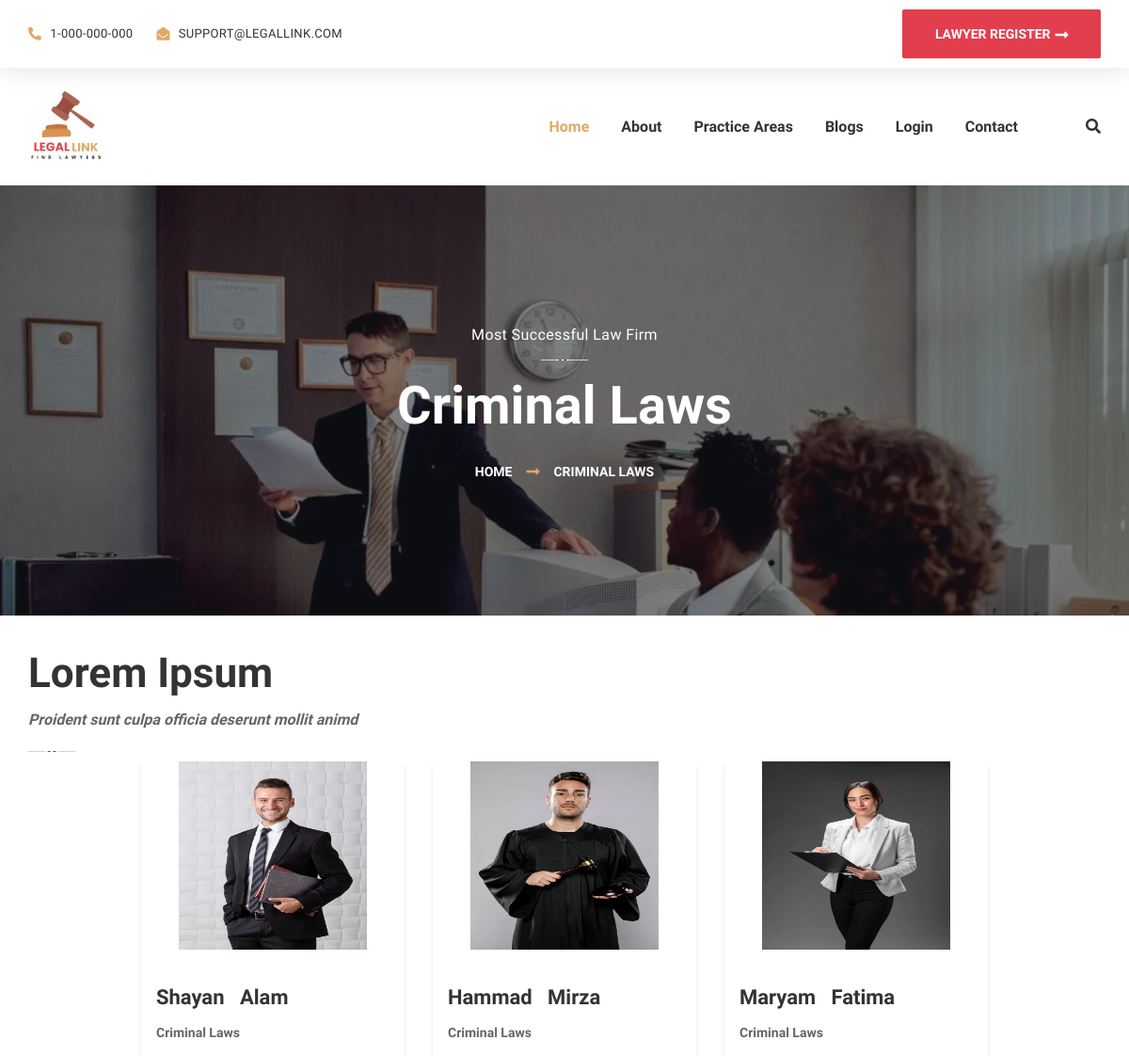
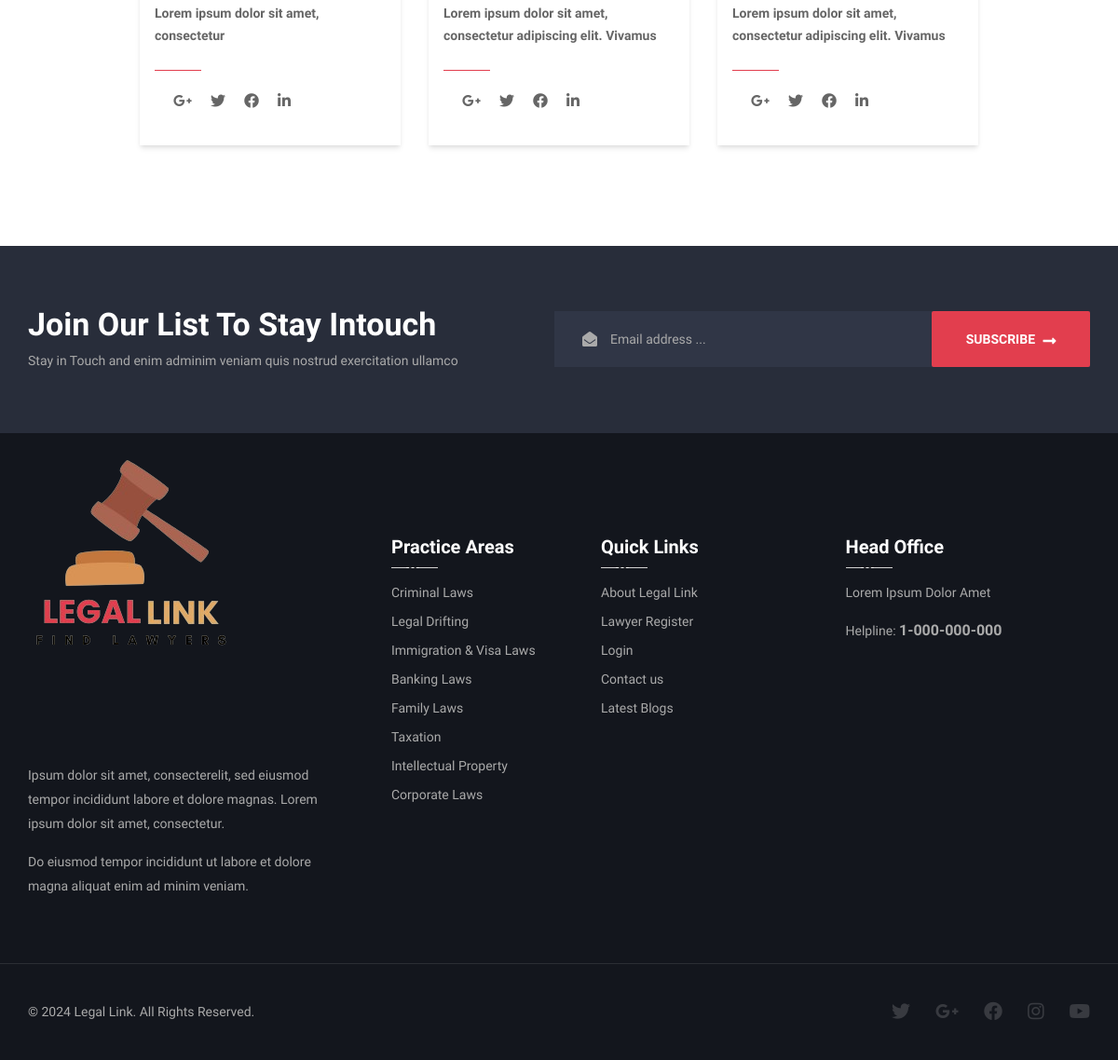
Page /practice-area.php?slug=ciminal-laws on the committed database (2 pictures, top to bottom).
### tables this page shows
CREATE TABLE `practiceareas` (
  `id` int(11) NOT NULL,
  `name` varchar(255) NOT NULL,
  `slug` varchar(255) NOT NULL,
  `image` varchar(255) DEFAULT NULL,
  `description` text DEFAULT NULL,
  `visible` int(11) DEFAULT 0,
  `created_at` datetime NOT NULL
);

CREATE TABLE `lawyers` (
  `id` int(11) NOT NULL,
  `first_name` varchar(191) NOT NULL,
  `last_name` varchar(191) NOT NULL,
  `father_name` varchar(191) NOT NULL,
  `email` varchar(191) NOT NULL,
  `password` text NOT NULL,
  `picture` varchar(255) NOT NULL,
  `address` text NOT NULL,
  `locality` varchar(255) NOT NULL,
  `district` varchar(255) NOT NULL,
  `province` varchar(255) NOT NULL,
  `country` varchar(255) DEFAULT 'Pakistan',
  `postal_code` int(11) NOT NULL,
  `cnic_no` bigint(20) NOT NULL,
  `date_of_birth` varchar(101) NOT NULL,
  `martial_status` varchar(101) NOT NULL,
  `gender` varchar(1) NOT NULL,
  `mobile_num` bigint(20) NOT NULL,
  `whatsapp_num` bigint(20) NOT NULL,
  `degree` varchar(191) NOT NULL,
  `uni_clg` varchar(101) NOT NULL,
  `degree_complete` varchar(101) NOT NULL,
  `city_legal_practice` varchar(101) NOT NULL,
  `enrollment_year` varchar(191) NOT NULL,
  `enrollment_type` varchar(191) NOT NULL,
  `expertise` int(11) NOT NULL,
  `aboutLawyer` text NOT NULL,
  `facebook` varchar(255) NOT NULL,
  `twitter` varchar(255) NOT NULL,
  `linkedin` varchar(255) NOT NULL,
  `instagram` varchar(255) NOT NULL,
  `created_at` timestamp NOT NULL DEFAULT current_timestamp(),
  `approve` int(11) NOT NULL DEFAULT 0
);

### practice-area.php (the view, shortened to what this page needs)
<!DOCTYPE html>
<html lang="en">
<head>
    <link rel="stylesheet" href="assets/css/animate.css">
    <link rel="stylesheet" href="assets/css/bootstrap.min.css">
    <link rel="stylesheet" href="assets/css/bootstrap-datepicker.min.css">
    <link rel="stylesheet" href="assets/css/bootstrap-select.min.css">
    <link rel="stylesheet" href="assets/css/hover-min.css">
    <link rel="stylesheet" href="assets/css/magnific-popup.css">
    <link rel="stylesheet" href="assets/css/owl.carousel.min.css">
    <link rel="stylesheet" href="assets/css/owl.theme.default.min.css">
    <link rel="stylesheet" href="assets/plugins/opklim-icons/style.css">
    <link rel="stylesheet" href="assets/plugins/fontawesome-5/css/all.min.css">
    <link rel="stylesheet" href="assets/css/nouislider.css">
    <link rel="stylesheet" href="assets/css/nouislider.pips.css">
    <link rel="stylesheet" href="assets/css/jquery.bootstrap-touchspin.min.css">
    <link rel="stylesheet" href="assets/css/jquery.mCustomScrollbar.min.css">
    <link rel="stylesheet" href="assets/css/practice-area.css">
    <link rel="stylesheet" href="assets/css/style.css">
    <link rel="stylesheet" href="assets/css/responsive.css">
</head>
<body>
    <div class="page-wrapper">
        <?php include("assets/inc/nav-bar.php") ?>
        <?php if(isset($_GET['slug'])){$slug=mysqli_real_escape_string($conn,$_GET['slug']);$sql=mysqli_query($conn,"SELECT id, name FROM `practiceareas` WHERE slug = '$slug'");$practiceAreaId=0;$name='';while($row=mysqli_fetch_assoc($sql)){$practiceAreaId=$row['id'];$name=$row['name'];};$sql1=mysqli_query($conn,"SELECT l.first_name, l.id, l.aboutLawyer, l.email, l.picture, l.mobile_num, l.last_name, p.name AS expertise
            FROM lawyers AS l
            INNER JOIN practiceareas AS p ON l.expertise = p.id
            WHERE l.expertise = $practiceAreaId and l.approve = 1");if(mysqli_num_rows($sql1)>0){ ?>
                <section class="inner-banner inner-banner__overlay-two" style="background-image: url(assets/images/background/practice-area.webp); background-size: cover;">
                    <div class="container">
                        <p class="inner-banner__tag-line">Most Successful Law Firm</p>
                        <h2 class="inner-banner__title"><?=$name?></h2>
                        <ul class="list-unstyled thm-breadcrumb">
                            <li><a href="index.html">Home</a></li>
                            <li><?=$name?></li>
                        </ul>
                    </div>
                </section>
                <section class="team-two">
                    <div class="container py-5">
                        <div class="block-title text-left">
                            <h3 class="block-title__title">Lorem Ipsum</h3>
                            <p class="block-title__text-two">Proident sunt culpa officia deserunt mollit animd</p>
                        </div>
                        <div class="law-cont d-flex ">
                            <?php while($row1=mysqli_fetch_assoc($sql1)){ ?>
                                <div class="lawyer">
                                    <div class="team-two__single">
                                        <div class="team-two__image">
                                            <img src="assets/images/lawyers/<?=$row1['picture']?>" alt="Awesome Image" />
                                        </div>
                                        <div class="team-two__content px-3">
                                            <a href="lawyer-profile.php?id=<?=$row1['id']?>" class="team-two__name"><?=$row1['first_name']?> &nbsp; <?=$row1['last_name']?></>
                                            <p class="team-two__designation"><?=$row1['expertise']?></p>
                                            <p class="team-two__text"><?=$row1['aboutLawyer']?></p>
                                            <div class="team-two__social">
                                                <a href="#" class="fab fa-google-plus-g"></a>
                                                <a href="#" class="fab fa-twitter"></a>
                                                <a href="#" class="fab fa-facebook"></a>
                                                <a href="#" class="fab fa-linkedin-in"></a>
                                            </div>
                                        </div>
                                    </div>
                                </div>
                            <?php } ?>
                        </div>
                    </div>
                </section>
        <?php }else{include("assets/inc/nothing-found.php");}}else{include("assets/inc/nothing-found.php");} ?>
        <?php include("assets/inc/footer.php") ?>
    </div>
</body>
</html>

### assets/inc/footer.php (shortened to what this page needs)
<?php include("db_conn.php") ?>
<section class="mailchimp-one">
  <div class="container">
    <div class="row align-items-center no-gutters">
      <div class="col-xl-5">
        <div class="mailchimp-one__content">
          <h3 class="mailchimp-one__title">
            Join Our List To Stay Intouch
          </h3>
          <p class="mailchimp-one__text">
            Stay in Touch and enim adminim veniam quis nostrud
            exercitation ullamco
          </p>
        </div>
      </div>
      <div class="col-xl-7">
        <form action="#" class="mailchimp-one__form mc-form" data-url="https://xyz.us18.list-manage.com/subscribe/post?u=20e91746ef818cd941998c598&amp;id=cc0ee8140e">
          <i class="fas fa-envelope-open mailchimp-one__icon"></i>
          <input type="email" id="mc-email" placeholder="Email address ..." name="subs" required />
          <button type="submit" class="thm-btn mailchimp-one__btn">
            subscribe <i class="fas fa-long-arrow-alt-right"></i>
          </button>
        </form>
      </div>
    </div>
  </div>
</section>
<footer class="site-footer">
  <div class="container">
    <div class="row">
      <div class="col-xl-4 col-lg-6">
        <div class="footer-widget pt-4">
          <a href="index.php" class="footer-widget__logo"><img src="assets/logo.png" alt="Awesome Image" /></a>
          <p class="footer-widget__text">
            Ipsum dolor sit amet, consecterelit, sed eiusmod <br />
            tempor incididunt labore et dolore magnas. Lorem <br />
            ipsum dolor sit amet, consectetur.
          </p>
          <p class="footer-widget__text">
            Do eiusmod tempor incididunt ut labore et dolore <br />
            magna aliquat enim ad minim veniam.
          </p>
        </div>
      </div>
      <div class="col-xl-2 col-lg-6">
        <div class="footer-widget">
          <h3 class="footer-widget__title">Practice Areas</h3>
          <ul class="footer-widget__links list-unstyled">
            <?php
            $sql = mysqli_query($conn, "SELECT * FROM `practiceareas` WHERE visible = 1");
            if (mysqli_num_rows($sql) > 0) {
              foreach ($sql as $practice) {
            ?>
                <li><a href="practice-area.php?slug=<?= $practice['slug'] ?>"><?= $practice['name'] ?></a></li>
            <?php
              }
            }
            ?>
          </ul>
        </div>
      </div>
      <div class="col-xl-3 col-lg-6">
        <div class="footer-widget footer-widget__quick-link">
          <h3 class="footer-widget__title">Quick Links</h3>
          <ul class="footer-widget__links list-unstyled">
            <li><a href="about.php">About Legal Link</a></li>
            <li><a href="lawyer-register.php">Lawyer Register</a></li>
            <li><a href="login.php">Login</a></li>
            <li><a href="contact.php">Contact us</a></li>
            <li><a href="blog-classic.php">Latest Blogs</a></li>
          </ul>
        </div>
      </div>
      <div class="col-xl-3 col-lg-6">
        <div class="footer-widget">
          <h3 class="footer-widget__title">Head Office</h3>
          <p class="footer-widget__text">
            Lorem Ipsum Dolor Amet
          </p>
          <p class="footer-widget__text footer-widget__contact-info">
            <span>Helpline: </span>
            <a href="tel:1-000-000-000">1-000-000-000</a>
          </p>
        </div>
      </div>
    </div>
  </div>
</footer>
<div class="site-footer__bottom">
  <div class="container">
    <p class="site-footer__copy">
      © 2024 Legal Link. All Rights Reserved.
    </p>
    <div class="site-footer__social">
      <a href="#" class="fab fa-twitter"></a>
      <a href="#" class="fab fa-google-plus-g"></a>
      <a href="#" class="fab fa-facebook"></a>
      <a href="#" class="fab fa-instagram"></a>
      <a href="#" class="fab fa-youtube"></a>
    </div>
  </div>
</div>

### assets/css/practice-area.css (style rules this page uses)
.law-cont { flex-wrap:wrap;gap:30px;justify-content:center }
.lawyer { width:280px!important;box-shadow:rgba(0,0,0,.1) 0 4px 6px -1px,rgba(0,0,0,.06) 0 2px 4px -1px }

### rows in the picture
practiceareas: name "Criminal Laws", name "CRIMINAL LAWS"
lawyers: picture (picture), first_name "Shayan", last_name "Alam", expertise.name "Criminal Laws", aboutLawyer "Lorem ipsum dolor sit amet, consectetur"
lawyers: picture (picture), first_name "Hammad", last_name "Mirza", expertise.name "Criminal Laws", aboutLawyer "Lorem ipsum dolor sit amet, consectetur adipiscing elit. Vivamus"
lawyers: picture (picture), first_name "Maryam", last_name "Fatima", expertise.name "Criminal Laws", aboutLawyer "Lorem ipsum dolor sit amet, consectetur adipiscing elit. Vivamus"
practiceareas: name "Legal Drifting"
practiceareas: name "Immigration & Visa Laws"
practiceareas: name "Banking Laws"
practiceareas: name "Family Laws"
practiceareas: name "Taxation"
practiceareas: name "Intellectual Property"
practiceareas: name "Corporate Laws"
